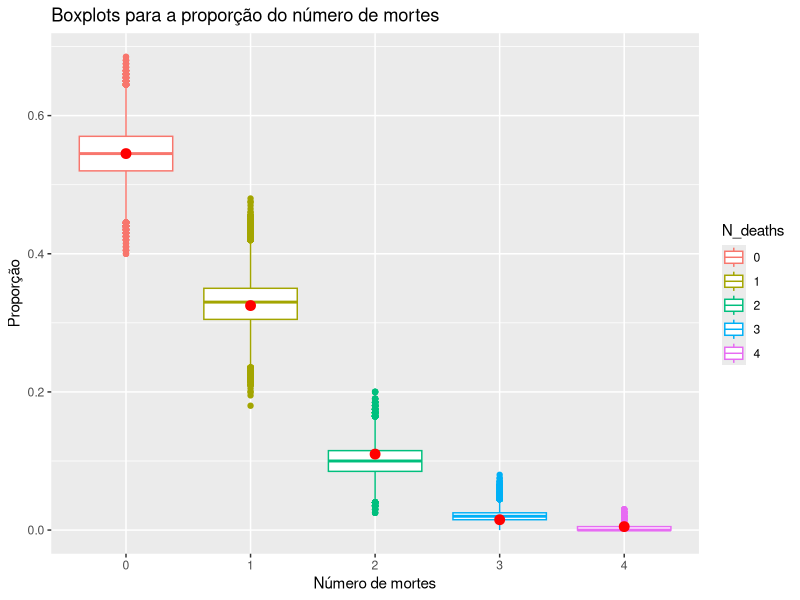
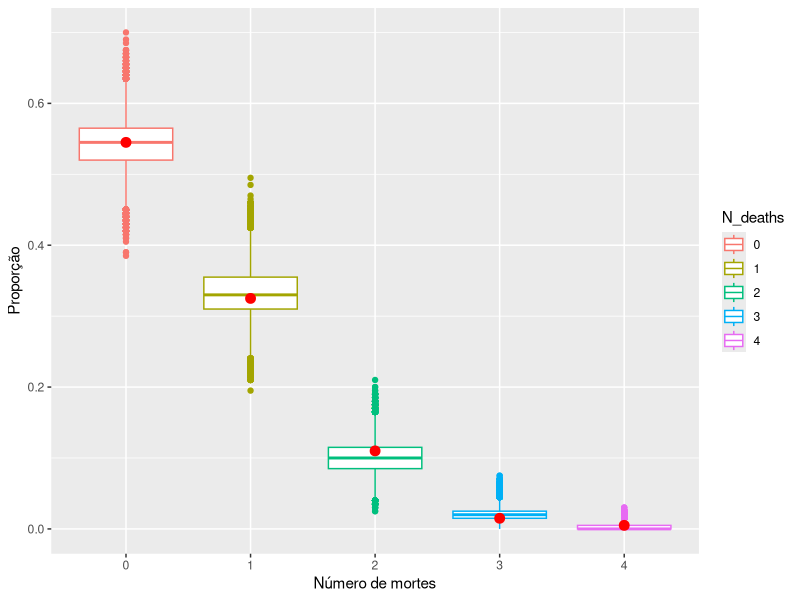

Write R code to recreate these figures, in order.
## ---- chunk 1
#| label: carregando_os_pacotes
#| echo: false
#| output: false
require(vcd)
require(parallel)
require(knitr)
require(ggplot2)
require(tidyverse)
require(tidyr)
## ---- chunk 2
#| echo: false
#| label: tbl-dados
#| tbl-cap: "Frequência de morte por coice de cavalo"
hk <- HorseKicks
#hk

hk_df <- data.frame(n_deaths = c(0,1,2,3,4), 
                    frequencia=c(109,65,22,3,1))

kable(t(hk_df))
## ---- chunk 3
#| echo: false
#Escolhendo os valores para a e b
a <- 0.001
b <- 0.001

## ---- chunk 4
#| echo: false
n <- 200

#Estatistica suficiente
sum_x <- 65*1 + 22*2 + 3*3 + 4*1
## ---- chunk 5
#| echo: false
#Media e variancia para a priori
media_priori <- a/b
var_priori <- a/b**2
## ---- chunk 6
#| echo: false
#Esperanca
lambda_post <- (a + sum_x)/(b+n)

#variancia 
var_post <- (a+sum_x)/(b+n)**2

#erro
#sqrt(var_post)
## ---- chunk 7
#| echo: false
#| label: tbl-interv-credibilidade-1
#| tbl-cap: "Intervalo de Credibilidade para lambda"
a_post <- a + sum_x
b_post <- b + n

#qgamma(0.025,a_post,b_post)
#qgamma(0.025,a_post,b_post, lower.tail = F)

IC_posteriori <- t(data.frame(a=c(qgamma(0.025,a_post,b_post), qgamma(0.025,a_post,b_post, lower.tail = F))))
kable(IC_posteriori, col.names = c("2.5%", "97.5%"), row.names = F)
## ---- chunk 8
#| echo: false
#| label: fig-boxplot-posteriori-coice-cavalo-conjugada
#| fig-cap: "Boxplots para a proporção do número de mortes por coice de cavalo"
#| fig-cap-location: top

lambdas <- rgamma(200,a_post,b_post)

par <- function(ind) {
  lambda_simul_i <- rgamma(200,a_post,b_post)
  x <- rpois(200,lambda_simul_i)
  c(mean(x==0), mean(x==1), mean(x==2), mean(x==3), mean(x==4))
}
teste <- mclapply(1:100000, par, mc.cores = 3)
dt <- as.data.frame(matrix(unlist(teste), ncol = 5, byrow = TRUE))

pontos <- c(0.545, 0.325, 0.110, 0.015, 0.005) 
colnames(dt) <- c(0,1,2,3,4)

dt %>%  pivot_longer(cols=c('0','1','2','3','4'), 
                     cols_vary="slowest") -> dt_long


colnames(dt_long) <- c("N_deaths", "value")

# Crie o boxplot usando ggplot2
ggplot(dt_long, aes(x = N_deaths, y = value, col=N_deaths)) +
   geom_boxplot() +
   labs(title = "Boxplots para a proporção do número de mortes", 
        x = "Número de mortes", y = "Proporção") +
   geom_point(data = data.frame(N_deaths = unique(dt_long$N_deaths), Valores = pontos),
              aes(x = N_deaths, y = Valores), color = "red", size = 3)  

## ---- chunk 9
#| echo: false
#parametros
alpha <- 0.5 + sum_x
beta_n <- n

## ---- chunk 10
#| echo: false
#| label: tbl-intervalo-credibilidade-jeffreys
#| tbl-cap: "Intervalo de credibilidade para lambda com priori de Jeffrey"
#Estimacao pontual e intervalar para a priori sendo a de jeffrey
#Pontual com a priori de jeffrey
media_pontual <- alpha/beta_n

#Intervalo de credibilidade para a priori de jeffrey
inferior <- qgamma(0.025, alpha, beta_n)
superior <- qgamma(0.025, alpha, beta_n, lower.tail = FALSE)

IC_posteriori <- t(data.frame(a=c(inferior, superior)))
kable(IC_posteriori, col.names = c("2.5%", "97.5%"), row.names = F)

## ---- chunk 11
#| echo: false
#| label: fig-boxplot-posteriori-coice-cavalo-jeffreys
#| fig-cap: "Boxplots para a proporção do número de mortes por coice de cavalo"
#| fig-cap-location: top
par <- function(ind) {
  lambda_simul_i <- rgamma(200,alpha,beta_n)
  x <- rpois(200,lambda_simul_i)
  c(mean(x==0), mean(x==1), mean(x==2), mean(x==3), mean(x==4))
}
teste <- mclapply(1:100000, par, mc.cores = 3)
dt <- as.data.frame(matrix(unlist(teste), ncol = 5, byrow = TRUE))

pontos <- c(0.545, 0.325, 0.110, 0.015, 0.005) 
colnames(dt) <- c(0,1,2,3,4)

dt %>%  pivot_longer(cols=c('0','1','2','3','4'), 
                     cols_vary="slowest") -> dt_long


colnames(dt_long) <- c("N_deaths", "value")

# Crie o boxplot usando ggplot2
ggplot(dt_long, aes(x = N_deaths, y = value, col=N_deaths)) +
   geom_boxplot() +
   labs(x = "Número de mortes", y = "Proporção") +
   geom_point(data = data.frame(N_deaths = unique(dt_long$N_deaths), Valores = pontos),
              aes(x = N_deaths, y = Valores), color = "red", size = 3)  

